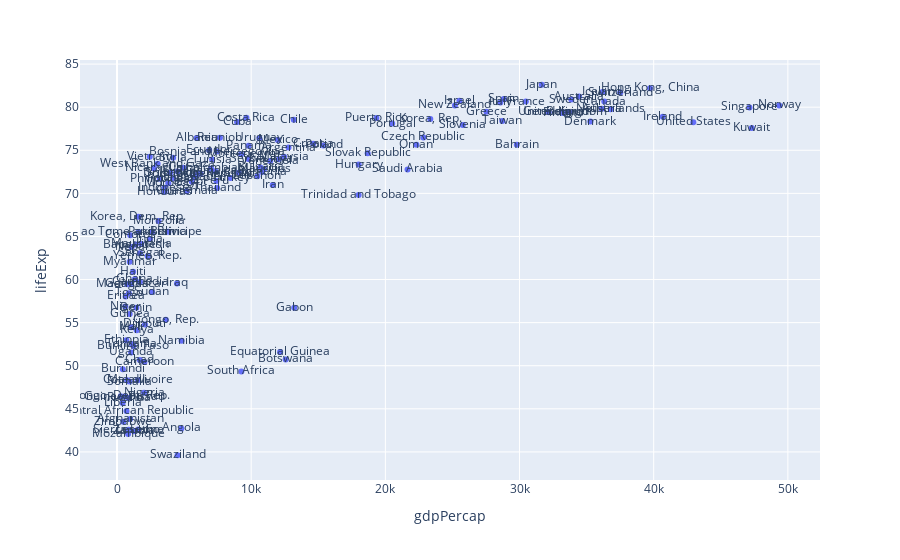
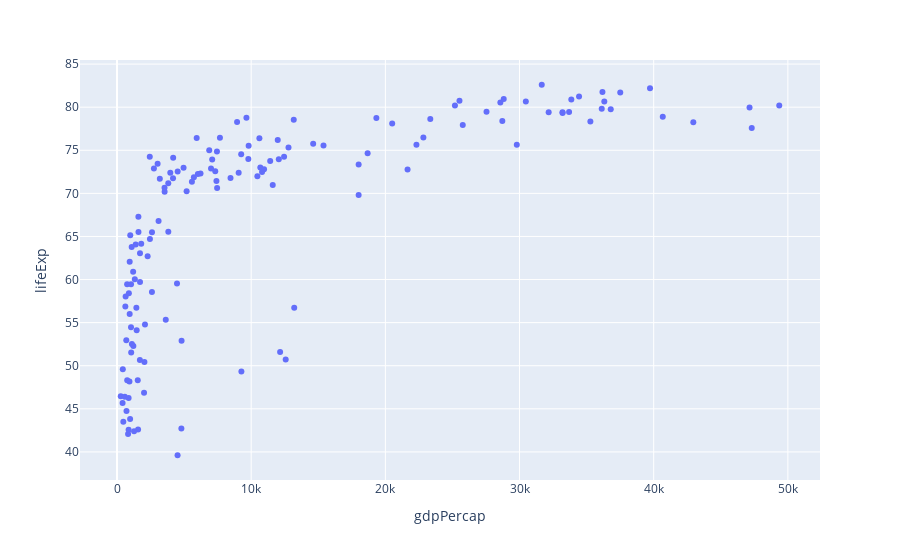

Notebook code for these charts, in order:
### Code cell
# example using px also using ipython display
from IPython.display import display, HTML

display(HTML("<h1> CHART 1</h1>"))
display(px.scatter(df, x='gdpPercap', y='lifeExp', text='country'))
display(HTML("<h1> CHART 2</h1>"))
display(px.scatter(df, x='gdpPercap', y='lifeExp', text=None))

### Figure 1 — Plotly figure (JSON) as saved in the notebook; plotly's stock layout.template omitted (floating-point values rounded to 4 significant figures; data arrays with more than 128 entries replaced by an {"elided": "..."} marker saying what was removed)
{"data": [{"hovertemplate": "gdpPercap=%{x}<br>lifeExp=%{y}<br>country=%{text}<extra></extra>", "legendgroup": "", "marker": {"color": "#636efa", "symbol": "circle"}, "mode": "markers+text", "name": "", "orientation": "v", "showlegend": false, "text": {"elided": "142 str values"}, "type": "scatter", "x": {"elided": "142 float values"}, "xaxis": "x", "y": {"elided": "142 float values"}, "yaxis": "y"}], "layout": {"legend": {"tracegroupgap": 0}, "margin": {"t": 60}, "xaxis": {"anchor": "y", "domain": [0, 1], "title": {"text": "gdpPercap"}}, "yaxis": {"anchor": "x", "domain": [0, 1], "title": {"text": "lifeExp"}}}}

### Figure 2 — Plotly figure (JSON) as saved in the notebook; plotly's stock layout.template omitted (floating-point values rounded to 4 significant figures; data arrays with more than 128 entries replaced by an {"elided": "..."} marker saying what was removed)
{"data": [{"hovertemplate": "gdpPercap=%{x}<br>lifeExp=%{y}<extra></extra>", "legendgroup": "", "marker": {"color": "#636efa", "symbol": "circle"}, "mode": "markers", "name": "", "orientation": "v", "showlegend": false, "type": "scatter", "x": {"elided": "142 float values"}, "xaxis": "x", "y": {"elided": "142 float values"}, "yaxis": "y"}], "layout": {"legend": {"tracegroupgap": 0}, "margin": {"t": 60}, "xaxis": {"anchor": "y", "domain": [0, 1], "title": {"text": "gdpPercap"}}, "yaxis": {"anchor": "x", "domain": [0, 1], "title": {"text": "lifeExp"}}}}
